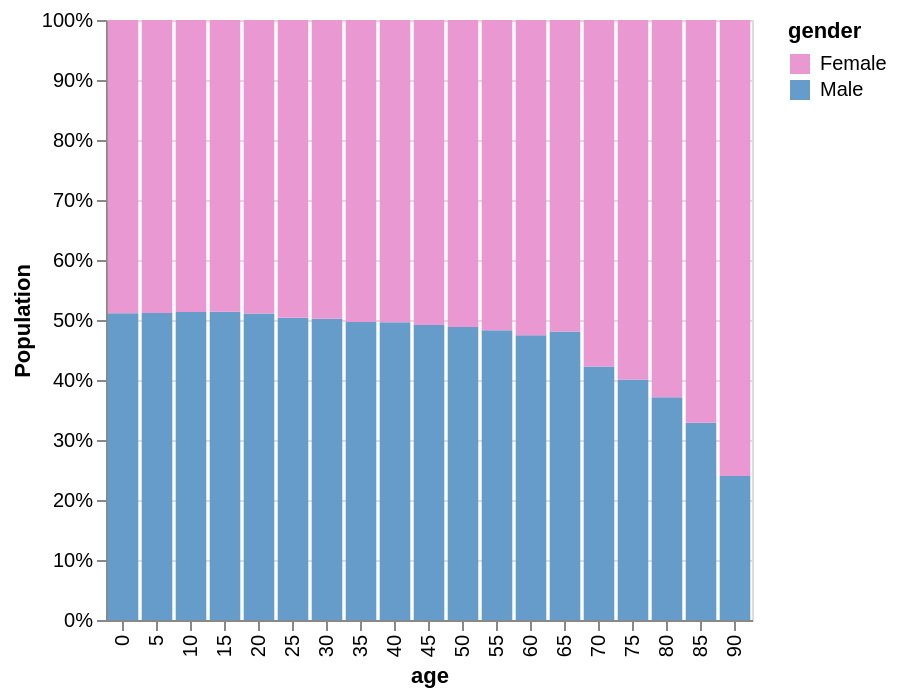

Write the Vega-Lite specification saved for this chart.
### Vega-Lite specification from a JSON file in a GitHub repository (floating-point values rounded to 4 significant figures; data arrays with more than 128 entries replaced by an {"elided": "..."} marker saying what was removed)
{"$schema": "https://vega.github.io/schema/vega-lite/v5.json", "data": {"values": {"elided": "570 records"}}, "description": "Population structure as a normalised stacked bar chart.", "encoding": {"color": {"field": "gender", "scale": {"range": ["#EA98D2", "#659CCA"]}, "type": "nominal"}, "x": {"field": "age", "type": "ordinal"}, "y": {"aggregate": "sum", "axis": {"title": "Population"}, "field": "people", "stack": "normalize", "type": "quantitative"}}, "mark": "bar", "transform": [{"filter": "datum.year == 2000"}, {"as": "gender", "calculate": "datum.sex == 2 ? 'Female' : 'Male'"}], "width": {"step": 17}}
